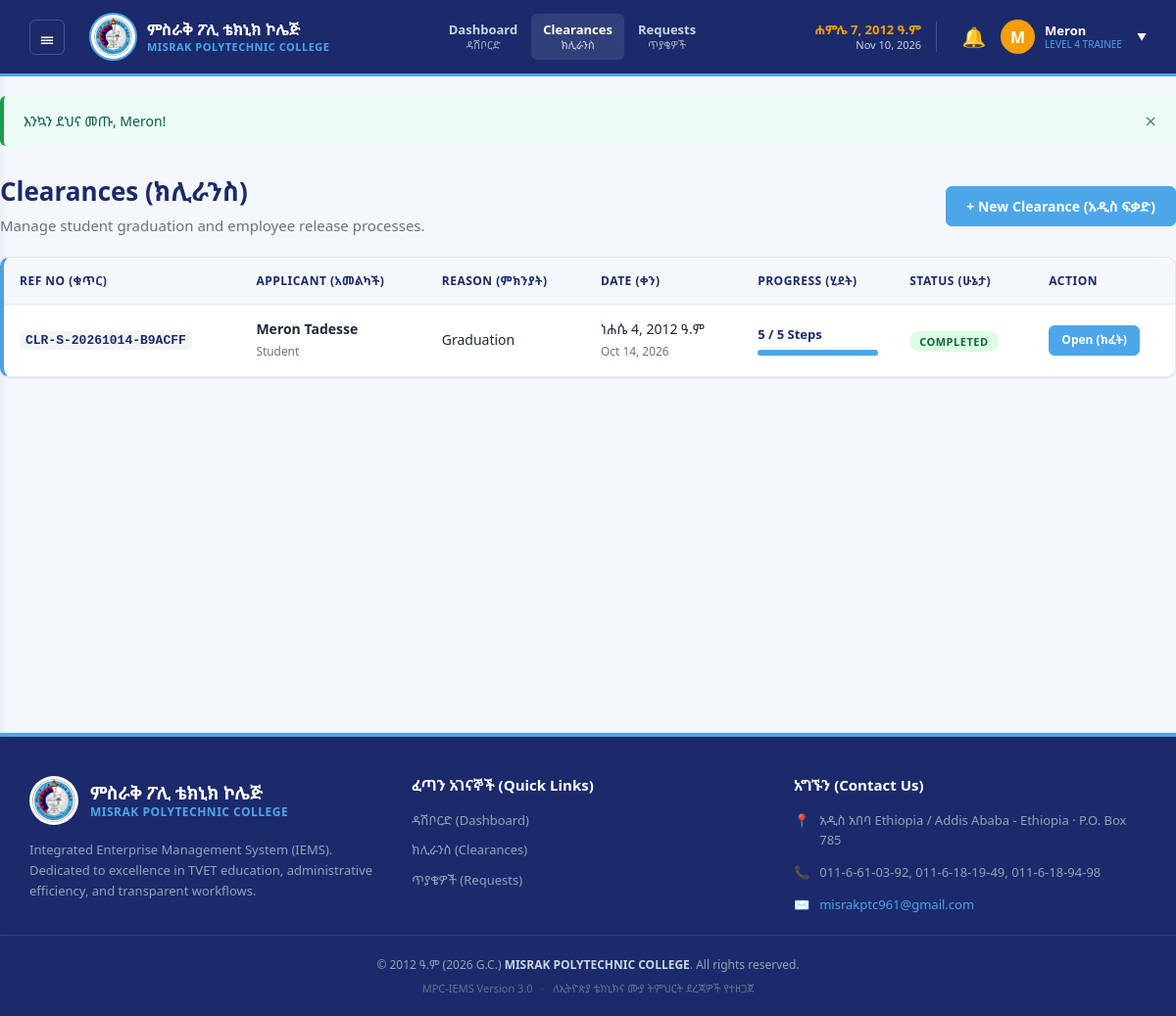
The app's page /modules/clearance/clearance.php (signed in) with its own data.
### tables this page shows
CREATE TABLE `users` (
  `id` int(11) NOT NULL,
  `username` varchar(60) NOT NULL,
  `password_hash` varchar(255) NOT NULL,
  `full_name` varchar(150) NOT NULL,
  `full_name_am` varchar(200) DEFAULT NULL,
  `email` varchar(150) DEFAULT NULL,
  `phone` varchar(30) DEFAULT NULL,
  `national_id` varchar(50) DEFAULT NULL,
  `employee_code` varchar(40) DEFAULT NULL,
  `student_code` varchar(40) DEFAULT NULL,
  `department_id` int(11) DEFAULT NULL,
  `position` varchar(120) DEFAULT NULL,
  `employment_type` enum('civil_servant','contract','daily_labor','student') NOT NULL DEFAULT 'civil_servant',
  `gender` enum('male','female','other') NOT NULL DEFAULT 'male',
  `birth_date` date DEFAULT NULL,
  `hire_date` date DEFAULT NULL,
  `salary` decimal(12,2) DEFAULT NULL,
  `status` enum('active','inactive','suspended','retired','resigned') NOT NULL DEFAULT 'active',
  `last_login_at` datetime DEFAULT NULL,
  `created_at` timestamp NOT NULL DEFAULT current_timestamp(),
  `updated_at` timestamp NOT NULL DEFAULT current_timestamp() ON UPDATE current_timestamp(),
  `deleted_at` datetime DEFAULT NULL
);

CREATE TABLE `clearance_requests` (
  `id` int(11) NOT NULL,
  `ref_no` varchar(40) NOT NULL,
  `applicant_id` int(11) NOT NULL,
  `applicant_type` enum('student','employee') NOT NULL,
  `reason` enum('graduation','class_completion','transfer_college','transfer_region','release_private','release_government','pension','resignation','other') NOT NULL,
  `destination` varchar(200) DEFAULT NULL,
  `destination_type` enum('government','private','college','region','other') DEFAULT NULL,
  `department_id` int(11) DEFAULT NULL,
  `request_date` date NOT NULL,
  `status` enum('pending','in_progress','approved','rejected','completed','cancelled') NOT NULL DEFAULT 'pending',
  `current_step` int(11) NOT NULL DEFAULT 1,
  `total_steps` int(11) NOT NULL DEFAULT 5,
  `notes` text DEFAULT NULL,
  `related_request_id` int(11) DEFAULT NULL,
  `created_by` int(11) DEFAULT NULL,
  `created_at` timestamp NOT NULL DEFAULT current_timestamp(),
  `completed_at` datetime DEFAULT NULL
);

### includes/notification.php (called while the page is built, shortened)
<?php
require_once __DIR__ . '/../functions.php';
if (!class_exists('Notifier', false)) {
    final class Notifier
    {
        public static function unreadCount(int $userId): int
        {
            try {
                global $pdo;
                $st = $pdo->prepare("
                    SELECT COUNT(*) FROM notifications
                    WHERE user_id = ? AND is_read = 0
                ");
                $st->execute([$userId]);
                return (int)$st->fetchColumn();
            } catch (PDOException $e) {
                error_log('Notifier::unreadCount() failed: ' . $e->getMessage());
                return 0;
            }
        }
    }
}

### modules/clearance/clearance.php (the view, shortened to what this page needs)
<?php
require_once __DIR__ . '/../../functions.php';
$user = require_login();
$sql = "SELECT * FROM v_clearance_status WHERE 1=1";
$args = [];
if (has_role('student')) {
    $sql .= " AND applicant_name = ?";
    $args[] = $user['full_name'];
}
$sql .= " ORDER BY id DESC";
$st = $pdo->prepare($sql);
$st->execute($args);
$clearances = $st->fetchAll();
include __DIR__ . '/../../includes/header.php';
?>
<div style="display: flex; justify-content: space-between; align-items: center; margin: 30px 0 20px; flex-wrap: wrap; gap: 15px;">
    <div>
        <h1 style="margin: 0; color: var(--mpc-navy);">Clearances (ክሊራንስ)</h1>
        <p class="muted" style="margin-top: 5px;">Manage student graduation and employee release processes.</p>
    </div>
    <?php if (has_role('student') || has_role(['admin', 'registrar'])): ?>
        <a href="clearance_new.php" class="btn btn-primary">
            + New Clearance (አዲስ ፍቃድ)
        </a>
    <?php endif; ?>
</div>
<div class="card" style="padding: 0; overflow: hidden;">
    <div class="table-responsive">
        <table class="table">
            <thead>
                <tr>
                    <th>Ref No (ቁጥር)</th>
                    <th>Applicant (አመልካች)</th>
                    <th>Reason (ምክንያት)</th>
                    <th>Date (ቀን)</th>
                    <th>Progress (ሂደት)</th>
                    <th>Status (ሁኔታ)</th>
                    <th>Action</th>
                </tr>
            </thead>
            <tbody>
                <?php foreach ($clearances as $c): ?>
                <tr>
                    <td>
                        <code style="font-weight: bold; color: var(--mpc-navy); font-size: 13px;">
                            <?= e($c['ref_no']) ?>
                        </code>
                    </td>
                    <td>
                        <strong><?= e($c['applicant_name']) ?></strong><br>
                        <small class="muted"><?= e(ucfirst($c['applicant_type'])) ?></small>
                    </td>
                    <td>
                        <?= e(ucwords(str_replace('_', ' ', $c['reason']))) ?>
                    </td>
                    <td>
                        <div style="font-weight: 500;"><?= format_date($c['request_date']) ?></div>
                        <small class="muted"><?= date('M j, Y', strtotime($c['request_date'])) ?></small>
                    </td>
                    <td>
                        <div style="font-size: 13px; font-weight: 600; color: var(--mpc-navy);">
                            <?= (int)$c['approved_steps'] ?> / <?= (int)$c['total_steps'] ?> Steps
                        </div>
                        <div style="width: 100%; background: #eee; height: 6px; border-radius: 3px; margin-top: 5px;">
                            <?php
                                $percent = ($c['total_steps'] > 0) ? ($c['approved_steps'] / $c['total_steps']) * 100 : 0;
                                $barColor = ($c['status'] === 'rejected') ? 'var(--mpc-red)' : 'var(--mpc-blue)';
                            ?>
                            <div style="width: <?= $percent ?>%; background: <?= $barColor ?>; height: 100%; border-radius: 3px; transition: width 0.3s;"></div>
                        </div>
                    </td>
                    <td>
                        <?= status_badge($c['status']) ?>
                    </td>
                    <td>
                        <a href="clearance_view.php?id=<?= $c['id'] ?>" class="btn btn-sm btn-primary">
                            Open (ክፈት)
                        </a>
                    </td>
                </tr>
                <?php endforeach; ?>
            </tbody>
        </table>
    </div>
</div>
<?php include __DIR__ . '/../../includes/footer.php'; ?>

### includes/header.php (shortened to what this page needs)
<?php
require_once __DIR__ . '/../functions.php';
require_once __DIR__ . '/flash.php';
require_once __DIR__ . '/notification.php';
$user = $user ?? current_user();
$unreadCount = 0;
if ($user) {
    try {
        $unreadCount = Notifier::unreadCount((int)$user['id']);
    } catch (Throwable $e) {
        $unreadCount = 0;
    }
}
$orgNameEn = get_setting('org_name_en', 'Misrak Polytechnic College');
$orgNameAm = get_setting('org_name_am', 'ምስራቅ ፖሊ ቴክኒክ ኮሌጅ');
$todayEth  = format_date(date('Y-m-d'));
$todayGreg = date('M j, Y');
?>
<!DOCTYPE html>
<html lang="am">
<head>
    <link rel="stylesheet" href="<?= APP_URL ?>/assets/css/style.css">
</head>
<body>
<?php if ($user): ?>
<header class="topbar">
    <div class="topbar-inner">
        <a href="<?= APP_URL ?>/index.php" class="brand" aria-label="<?= e($orgNameEn) ?> — Dashboard">
            <img src="<?= get_logo_url() ?>" alt="<?= e($orgNameEn) ?>">
            <div class="brand-text">
                <span class="brand-am"><?= e($orgNameAm) ?></span>
                <span class="brand-en"><?= e($orgNameEn) ?></span>
            </div>
        </a>
        <nav class="nav" aria-label="Primary navigation">
            <a href="<?= APP_URL ?>/index.php" class="<?= is_active('index.php') ?>" <?= is_active('index.php') ? 'aria-current="page"' : '' ?>>
                Dashboard <span class="am">ዳሽቦርድ</span>
            </a>
            <a href="<?= APP_URL ?>/modules/clearance/clearance.php" class="<?= is_active('clearance') ?>" <?= is_active('clearance') ? 'aria-current="page"' : '' ?>>
                Clearances <span class="am">ክሊራንስ</span>
            </a>
            <a href="<?= APP_URL ?>/modules/requests/requests.php" class="<?= is_active('requests') ?>" <?= is_active('requests') ? 'aria-current="page"' : '' ?>>
                Requests <span class="am">ጥያቄዎች</span>
            </a>
        </nav>
        <div class="user-controls">
            <div class="date-widget" aria-label="Current date">
                <strong><?= e($todayEth) ?></strong>
                <span><?= e($todayGreg) ?></span>
            </div>
            <a href="<?= APP_URL ?>/notifications.php" class="notif-bell"
               title="Notifications" aria-label="Notifications<?= $unreadCount > 0 ? ' (' . (int)$unreadCount . ' unread)' : '' ?>">
                <span aria-hidden="true">🔔</span>
            </a>
            <div class="user-dropdown">
                <button type="button"
                        onclick="toggleUserMenu(event)"
                        aria-haspopup="true"
                        aria-expanded="false"
                        aria-controls="userMenu"
                        aria-label="User menu">
                    <div style="width:35px;height:35px;background:#F59E0B;border-radius:50%;display:flex;align-items:center;justify-content:center;font-weight:bold;font-size:16px;color:#fff;flex-shrink:0;">
                        <?= e(strtoupper(mb_substr($user['full_name'] ?? '?', 0, 1, 'UTF-8'))) ?>
                    </div>
                    <div style="display:flex;flex-direction:column;text-align:left;line-height:1.2;">
                        <span style="font-size:13px;font-weight:600;">
                            <?= e(explode(' ', (string)$user['full_name'])[0] ?? 'User') ?>
                        </span>
                        <span style="font-size:10px;color:#4DA6E8;text-transform:uppercase;">
                            <?= e($user['position'] ?? 'User') ?>
                        </span>
                    </div>
                    <span style="font-size:10px;margin-left:5px;" aria-hidden="true">▼</span>
                </button>
            </div>
        </div>
    </div>
</header>
<main style="min-height: 75vh; padding-bottom: 40px;">
    <?= Flash::render() ?>
<?php endif; ?>

### functions.php (shortened to what this page needs)
<?php
require_once __DIR__ . '/config.php';
function e(mixed $value): string {
    return htmlspecialchars((string)$value, ENT_QUOTES | ENT_SUBSTITUTE, 'UTF-8');
}
function flash_get(): array {
    $flashes = $_SESSION['flash'] ?? [];
    return $flashes;
}
function current_user(): ?array {
    static $cached = null;
    static $cachedId = null;
    $sessionId = (int)$_SESSION['uid'];
    if ($cached !== null && $cachedId === $sessionId) {
        return $cached;
    }
    global $pdo;
    $st = $pdo->prepare("
        SELECT u.*, d.name AS dept_name, d.code AS dept_code
        FROM users u
        LEFT JOIN departments d ON d.id = u.department_id
        WHERE u.id = ? AND u.status = 'active' AND u.deleted_at IS NULL
        LIMIT 1
    ");
    $st->execute([$sessionId]);
    $row = $st->fetch();
    $cached   = $row;
    $cachedId = $sessionId;
    return $row;
}
function require_login(): array {
    $u = current_user();
    return $u;
}
function has_role(string|array $roles): bool {
    $user = current_user();
    $roles = (array)$roles;
    static $roleCache = [];
    $uid = (int)$user['id'];
    if (!isset($roleCache[$uid])) {
        global $pdo;
        $st = $pdo->prepare("
            SELECT r.code
            FROM user_roles ur
            JOIN roles r ON r.id = ur.role_id
            WHERE ur.user_id = ?
        ");
        $st->execute([$uid]);
        $roleCache[$uid] = array_column($st->fetchAll(), 'code');
    }
    foreach ($roles as $r) {
        if (in_array($r, $roleCache[$uid], true)) return true;
    }
    return false;
}
function get_setting(string $key, string $default = ''): string {
    global $pdo;
    static $cache = [];
    if (array_key_exists($key, $cache)) return $cache[$key];
    try {
        $st = $pdo->prepare("SELECT setting_value FROM settings WHERE setting_key = ?");
        $st->execute([$key]);
        $val = $st->fetchColumn();
        $cache[$key] = ($val === false || $val === null || $val === '') ? $default : (string)$val;
    } catch (PDOException $e) {
        $cache[$key] = $default;
    }
    return $cache[$key];
}
function get_logo_url(): string {
    $logo = get_setting('system_logo');
    return APP_URL . '/assets/img/logo-misrak.png';
}
function greg_to_ethiopian(string $date): array {
    static $cache = [];
    if (isset($cache[$date])) return $cache[$date];
    try {
        $d = new DateTime($date);
    } catch (Exception $e) {
        return $cache[$date] = ['year' => 0, 'month' => 1, 'day' => 1];
    }
    $epoch    = new DateTime('2023-09-12');
    $interval = $d->diff($epoch);
    $days     = (int)$interval->days;
    $invert   = (int)$interval->invert;
    $eYear    = 2016;
    if ($invert === 0) {
        while (true) {
            $daysInYear = ($eYear % 4 === 3) ? 366 : 365;
            if ($days >= $daysInYear) {
                $days -= $daysInYear;
                $eYear++;
            } else {
                break;
            }
        }
    } else {
        while (true) {
            $eYear--;
            $daysInYear = ($eYear % 4 === 3) ? 366 : 365;
            if ($days > $daysInYear) {
                $days -= $daysInYear;
            } else {
                $days = $daysInYear - $days;
                break;
            }
        }
    }
    $eMonth = 1;
    while ($days >= 30 && $eMonth < 13) {
        $days -= 30;
        $eMonth++;
    }
    return $cache[$date] = ['year' => $eYear, 'month' => $eMonth, 'day' => $days + 1];
}
function eth_months(): array {
    return [
        1 => 'መስከረም', 2 => 'ጥቅምት', 3 => 'ህዳር', 4 => 'ታህሳስ',
        5 => 'ጥር',    6 => 'የካቲት', 7 => 'መጋቢት', 8 => 'ሚያዝያ',
        9 => 'ግንቦት', 10 => 'ሰኔ',   11 => 'ሐምሌ',  12 => 'ነሐሴ',
        13 => 'ጳጉሜን',
    ];
}
function format_date(?string $date, bool $showTime = false): string {
    $eth = greg_to_ethiopian($date);
    $months = eth_months();
    $m = $eth['month'];
    $out = $months[$m] . ' ' . $eth['day'] . ', ' . $eth['year'] . ' ዓ.ም';
    return $out;
}
function status_badge(string $status): string {
    $map = [
        'pending'      => 'warning',
        'in_progress'  => 'info',
        'approved'     => 'success',
        'rejected'     => 'danger',
        'completed'    => 'success',
        'cancelled'    => 'secondary',
        'draft'        => 'secondary',
        'submitted'    => 'warning',
        'sent'         => 'success',
        'archived'     => 'secondary',
        'active'       => 'success',
        'inactive'     => 'danger',
        'suspended'    => 'warning',
        'retired'      => 'info',
        'resigned'     => 'danger',
        'skipped'      => 'secondary',
    ];
    $cls   = $map[$status] ?? 'secondary';
    $label = ucwords(str_replace('_', ' ', $status));
    return '<span class="badge badge-' . $cls . '">' . e($label) . '</span>';
}
function is_active(string $path): string {
    return str_contains($_SERVER['PHP_SELF'] ?? '', $path) ? 'active' : '';
}

### records on screen
users: full_name "M", full_name "Meron", position "LEVEL 4 TRAINEE"
clearance_requests: ref_no "CLR-S-20261014-B9ACFF", applicant_name "Meron Tadesse", applicant_type "Student", reason "Graduation", request_date "ነሐሴ 4, 2012 ዓ.ም", request_date "Oct 14, 2026", approved_steps "5", total_steps "5", status "COMPLETED"

### other values on screen
$orgNameAm "ምስራቅ ፖሊ ቴክኒክ ኮሌጅ"
$orgNameEn "MISRAK POLYTECHNIC COLLEGE"
$todayEth "ሐምሌ 7, 2012 ዓ.ም"
$safeMessage "እንኳን ደህና መጡ, Meron!"
$footerOrgAm "ምስራቅ ፖሊ ቴክኒክ ኮሌጅ"
$footerOrgEn "MISRAK POLYTECHNIC COLLEGE"
$footerAddress "አዲስ አበባ Ethiopia / Addis Ababa - Ethiopia"
$footerPobox "785"
$footerPhones "011-6-61-03-92, 011-6-18-19-49, 011-6-18-94-98"
$footerEmail "misrakptc961@gmail.com"
$footerYearEth "2012"
